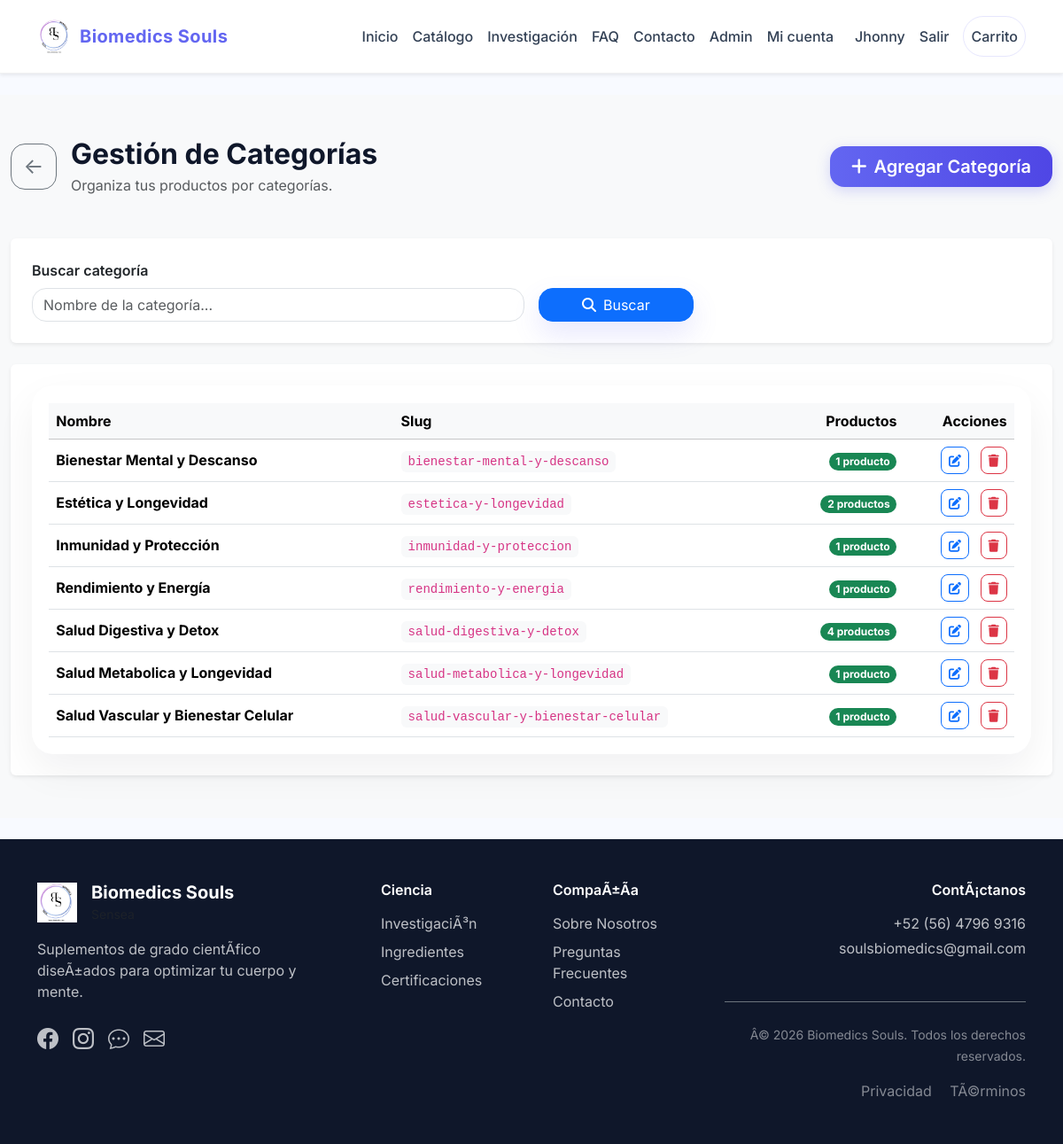
The app's page /index.php?url=admin/categorias (signed in) with its own data.
### tables this page shows
CREATE TABLE `usuarios` (
  `id` int(10) UNSIGNED NOT NULL,
  `nombre` varchar(100) NOT NULL,
  `apellidos` varchar(100) NOT NULL,
  `email` varchar(150) NOT NULL,
  `role` enum('cliente','admin','superadmin') NOT NULL DEFAULT 'cliente',
  `telefono` varchar(10) DEFAULT NULL,
  `password_hash` varchar(255) NOT NULL,
  `created_at` timestamp NOT NULL DEFAULT current_timestamp(),
  `updated_at` timestamp NOT NULL DEFAULT current_timestamp() ON UPDATE current_timestamp(),
  `deleted_at` timestamp NULL DEFAULT NULL
);

CREATE TABLE `categorias` (
  `id` int(10) UNSIGNED NOT NULL,
  `nombre` varchar(100) NOT NULL,
  `slug` varchar(100) NOT NULL,
  `created_at` timestamp NOT NULL DEFAULT current_timestamp(),
  `updated_at` timestamp NOT NULL DEFAULT current_timestamp() ON UPDATE current_timestamp(),
  `deleted_at` timestamp NULL DEFAULT NULL
);

### public/app/core/Controller.php (called while the page is built, shortened)
<?php
class Controller
{
    protected function view(string $view, array $data = []): void
    {
        require APPROOT . '/views/layouts/main.php';
    }
    protected function getCurrentUser(): ?array
    {
        static $resolved = false;
        static $user     = null;
        if ($resolved) {
            return $user;
        }
        $user = Usuario::findById((int) $_SESSION['user_id']);
        return $user;
    }
    protected function requireAdmin(): void
    {
        $user = $this->getCurrentUser();
    }
}

### public/app/controllers/AdminController.php (called while the page is built, shortened)
<?php
class AdminController extends Controller
{
    public function __construct()
    {
        $this->requireAdmin();
    }
    public function categorias(): void
    {
        $search = trim($_GET['q'] ?? '');
        $this->view('admin/categories/index', [
            'title'      => 'Gestión de Categorías',
            'categories' => Categoria::search($search),
            'search'     => $search,
        ]);
    }
}

### public/index.php (called while the page is built, shortened)
<?php
require_once __DIR__ . '/app/config/config.php';
require_once APPROOT . '/core/Controller.php';
new App();

### public/app/config/config.php (called while the page is built, shortened)
<?php
function site_url(string $path = ''): string
{
    $path = ltrim($path, '/');
    $base = BASE_URL === '/' ? '/' : BASE_URL . '/';
    return $base . 'index.php?url=' . $path;
}
function asset_url(string $path = ''): string
{
    $path = ltrim($path, '/');
    return BASE_URL === '/' ? '/assets/' . $path : BASE_URL . '/assets/' . $path;
}

### public/app/models/Usuario.php (called while the page is built, shortened)
<?php
class Usuario
{
    public static function findById(int $id): ?array
    {
        $db = Database::getInstance();
        $stmt = $db->prepare('SELECT * FROM usuarios WHERE id = :id AND deleted_at IS NULL LIMIT 1');
        $stmt->execute(['id' => $id]);
        return $stmt->fetch() ?: null;
    }
}

### public/app/models/Categoria.php (called while the page is built, shortened)
<?php
class Categoria extends BaseEntityModel
{
    public static function search(string $query = ''): array
    {
        $db = Database::getInstance();
        if ($query === '') {
            $stmt = $db->prepare("SELECT id, nombre, slug,
                                  (SELECT COUNT(*) FROM productos WHERE categoria_id = c.id AND deleted_at IS NULL) as product_count
                                  FROM categorias c
                                  WHERE deleted_at IS NULL
                                  ORDER BY nombre");
            $stmt->execute();
        }
        return $stmt->fetchAll();
    }
}

### public/app/views/admin/categories/index.php (the view, shortened to what this page needs)
<div class="container-fluid py-5 admin-attributes" style="min-height: 100vh; background: #f8f9fa;">
    <div class="row">
        <div class="col-12">
            <div class="d-flex flex-column flex-md-row align-items-start align-items-md-center justify-content-between gap-3 mb-5">
                <div class="d-flex align-items-center gap-3">
                    <a href="<?= site_url('admin'); ?>" class="btn btn-outline-secondary rounded-4 d-flex align-items-center justify-content-center" style="width:52px; height:52px; font-size:1.5rem;">←</a>
                    <div>
                        <h1 class="h2 fw-bold mb-1">Gestión de Categorías</h1>
                        <p class="text-muted mb-0">Organiza tus productos por categorías.</p>
                    </div>
                </div>
                <a href="<?= site_url('admin/categoria-form'); ?>" class="btn btn-lg btn-gradient rounded-4 px-4"><i class="fas fa-plus me-2"></i>Agregar Categoría</a>
            </div>
            <div class="card border-0 shadow-sm mb-4">
                <div class="card-body p-4">
                    <form method="GET" class="row g-3 align-items-end">
                        <div class="col-12 col-md-6"><label class="form-label fw-semibold">Buscar categoría</label><input type="text" name="q" class="form-control rounded-4" placeholder="Nombre de la categoría..." value="<?= htmlspecialchars($search ?? ''); ?>"></div>
                        <div class="col-12 col-md-3 col-lg-2"><button type="submit" class="btn btn-primary w-100 rounded-4"><i class="fas fa-search me-2"></i>Buscar</button></div>
                    </form>
                </div>
            </div>
            <div class="card border-0 shadow-sm">
                <div class="card-body p-4">
                    <?php if (empty($categories)): ?>
                        <div class="text-center py-5"><i class="fas fa-folder text-info fs-1 mb-3 d-block opacity-50"></i><h5 class="text-muted">No hay categorías registradas</h5><p class="text-muted mb-4">Comienza creando la primera categoría.</p><a href="<?= site_url('admin/categoria-form'); ?>" class="btn btn-primary rounded-4"><i class="fas fa-plus me-2"></i>Crear Categoría</a></div>
                    <?php else: ?>
                        <div class="table-responsive">
                            <table class="table table-hover align-middle mb-0">
                                <thead class="table-light"><tr><th>Nombre</th><th>Slug</th><th class="text-end">Productos</th><th class="text-end">Acciones</th></tr></thead>
                                <tbody>
                                <?php foreach ($categories as $cat): ?>
                                    <tr>
                                        <td><strong><?= htmlspecialchars($cat['nombre']); ?></strong></td>
                                        <td><code class="bg-light px-2 py-1 rounded"><?= htmlspecialchars($cat['slug']); ?></code></td>
                                        <td class="text-end"><?php if (($cat['product_count'] ?? 0) > 0): ?><span class="badge bg-success rounded-pill"><?= $cat['product_count']; ?> producto<?= $cat['product_count'] !== 1 ? 's' : ''; ?></span><?php else: ?><span class="badge bg-secondary rounded-pill">Sin productos</span><?php endif; ?></td>
                                        <td class="text-end">
                                            <a href="<?= site_url('admin/categoria-form/' . (int) $cat['id']); ?>" class="btn btn-sm btn-outline-primary rounded-3" title="Editar"><i class="fas fa-edit"></i></a>
                                            <button type="button" class="btn btn-sm btn-outline-danger rounded-3 ms-2" onclick="deleteCategory(this, <?= (int) $cat['id']; ?>, <?= $cat['product_count'] ?? 0; ?>)" title="Eliminar"><i class="fas fa-trash"></i></button>
                                        </td>
                                    </tr>
                                <?php endforeach; ?>
                                </tbody>
                            </table>
                        </div>
                    <?php endif; ?>
                </div>
            </div>
        </div>
    </div>
</div>
<link rel="stylesheet" href="<?= asset_url('css/admin-attributes.css'); ?>">

### public/app/views/partials/header.php (shortened to what this page needs)
<header>
    <nav class="navbar navbar-expand-lg navbar-light shadow-sm py-3">
        <div class="container">
            <a class="navbar-brand d-flex align-items-center" href="<?= site_url(); ?>">
                <img src="<?= asset_url('img/deco/logo.jpeg'); ?>" alt="Biomedics Souls Logo" height="40" class="me-2">
                Biomedics Souls
            </a>
            <div class="collapse navbar-collapse" id="mainNavbar">
                <ul class="navbar-nav ms-auto mb-2 mb-lg-0 align-items-lg-center">
                    <li class="nav-item"><a class="nav-link" href="<?= site_url('home'); ?>">Inicio</a></li>
                    <li class="nav-item"><a class="nav-link" href="<?= site_url('catalogo'); ?>">Catálogo</a></li>
                    <li class="nav-item"><a class="nav-link" href="<?= site_url('ciencia'); ?>">Investigación</a></li>
                    <li class="nav-item"><a class="nav-link" href="<?= site_url('faq'); ?>">FAQ</a></li>
                    <li class="nav-item"><a class="nav-link" href="<?= site_url('contacto'); ?>">Contacto</a></li>
                    <?php if (!empty($currentUser)): ?>
                        <?php if (in_array($currentUser['role'], ['admin', 'superadmin'], true)): ?>
                            <li class="nav-item"><a class="nav-link" href="<?= site_url('admin/dashboard'); ?>">Admin</a></li>
                        <?php endif; ?>
                        <li class="nav-item"><a class="nav-link" href="<?= site_url('cuenta'); ?>">Mi cuenta</a></li>
                        <li class="nav-item"><span class="nav-link disabled px-3"><?= htmlspecialchars($currentUser['nombre'] ?? 'Usuario'); ?></span></li>
                        <li class="nav-item">
                            <form method="post" action="<?= site_url('auth/logout'); ?>" class="d-inline">
                                <button type="submit" class="nav-link btn btn-link p-0 border-0">Salir</button>
                            </form>
                        </li>
                    <?php else: ?>
                        <li class="nav-item"><a class="nav-link" href="<?= site_url('auth/login'); ?>">Ingresar</a></li>
                        <li class="nav-item"><a class="nav-link" href="<?= site_url('auth/register'); ?>">Registro</a></li>
                    <?php endif; ?>
                    <li class="nav-item ms-lg-3">
                        <a class="nav-link header-action" href="<?= site_url('carrito'); ?>">Carrito</a>
                    </li>
                </ul>
            </div>
        </div>
    </nav>
</header>

### public/assets/css/styles.css (style rules this page uses)
:root { color-scheme: light; --bg: #ffffff; --surface: #f8faff; --surface-soft: #f1f5f9; --primary: #6366f1; --primary-soft: rgba(99, 102, 241, 0.12); --secondary: #a855f7; --dark-blue: #4338ca; --text: #0f172a; --muted: #64748b; --border: #e2e8f0; --radius: 1.5rem; }
* { box-sizing: border-box; }
body { margin: 0; min-height: 100vh; font-family: 'Inter', system-ui, -apple-system, BlinkMacSystemFont, 'Segoe UI', sans-serif; background: var(--surface); color: var(--text); }
a { color: var(--dark-blue); }
.navbar { background: rgba(255, 255, 255, 0.96) !important; backdrop-filter: blur(12px); border-bottom: 1px solid rgba(15, 23, 42, 0.06); }
.navbar-brand { font-weight: 700; letter-spacing: 0.02em; color: var(--primary) !important; }
.navbar .nav-link { color: #334155 !important; font-weight: 500; }
.header-action { border-radius: 999px; padding: 0.65rem 1.1rem; border: 1px solid rgba(99, 102, 241, 0.16); }
.btn-primary, .btn-success { border-radius: 1rem; box-shadow: 0 14px 30px rgba(99, 102, 241, 0.15); }
.btn-outline-primary { border-radius: 1rem; }
.table-responsive { background: #ffffff; border-radius: 1.5rem; padding: 1.2rem; box-shadow: 0 18px 45px rgba(15,23,42,0.06); }
.table th, .table td { border-top: none; vertical-align: middle; }
.table tbody tr:nth-child(odd) { background: var(--surface); }

### public/assets/css/admin-attributes.css (style rules this page uses)
.btn-gradient { background: linear-gradient(90deg, #6366f1, #4f46e5); border: none; color: #ffffff; font-weight: 600; border-radius: 16px; box-shadow: 0 4px 15px rgba(99, 102, 241, 0.25); transition: transform 0.25s ease, box-shadow 0.25s ease; }
.admin-attributes .card { transition: all 0.3s ease; }
.admin-attributes .badge { transition: transform 0.2s ease; }

### records on screen
usuarios: nombre "Jhonny"
categorias: nombre "Bienestar Mental y Descanso", slug "bienestar-mental-y-descanso", product_count "1"
categorias: nombre "Estética y Longevidad", slug "estetica-y-longevidad", product_count "2"
categorias: nombre "Inmunidad y Protección", slug "inmunidad-y-proteccion", product_count "1"
categorias: nombre "Rendimiento y Energía", slug "rendimiento-y-energia", product_count "1"
categorias: nombre "Salud Digestiva y Detox", slug "salud-digestiva-y-detox", product_count "4"
categorias: nombre "Salud Metabolica y Longevidad", slug "salud-metabolica-y-longevidad", product_count "1"
categorias: nombre "Salud Vascular y Bienestar Celular", slug "salud-vascular-y-bienestar-celular", product_count "1"
